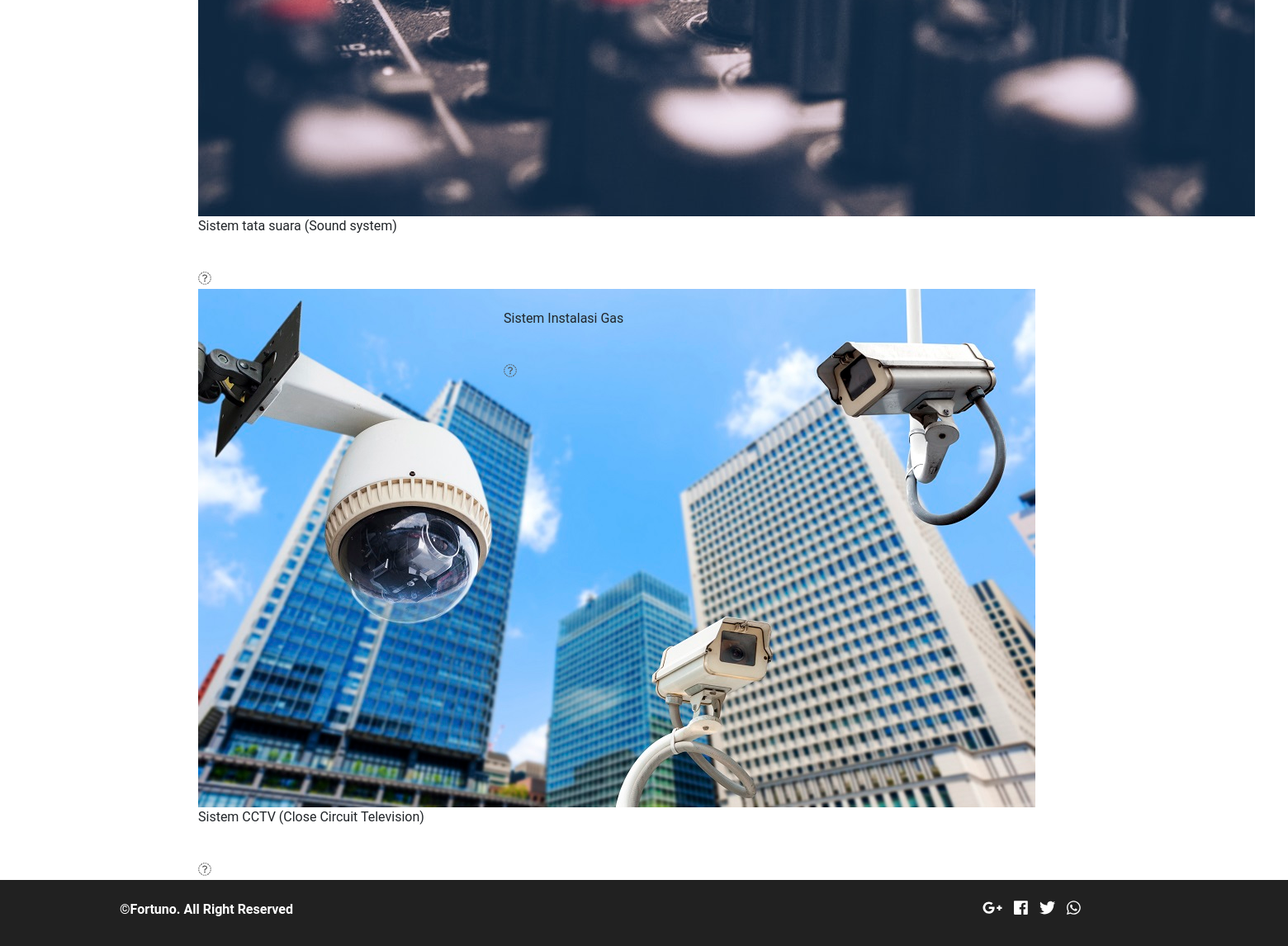
Before: /index.php/service (lower part) with the older database file.
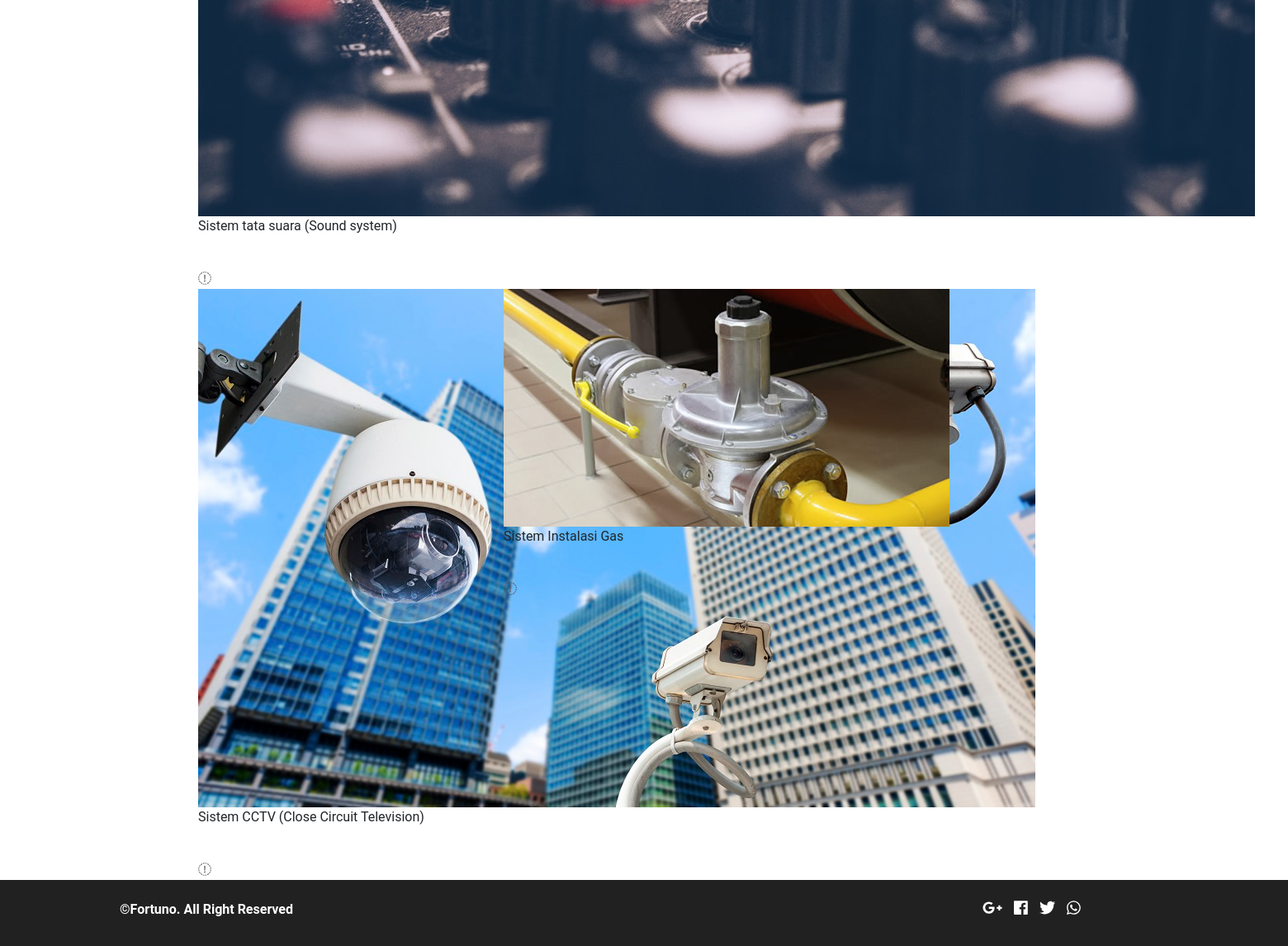
After: the same page with the newer database file.
### tables this page shows
CREATE TABLE `fortu_services` (
  `services_id` int(11) NOT NULL,
  `catservices_id` int(8) NOT NULL,
  `services_name` varchar(255) NOT NULL,
  `services_name_en` varchar(255) NOT NULL,
  `services_desc` text NOT NULL,
  `services_desc_en` text NOT NULL,
  `services_alt` varchar(255) NOT NULL COMMENT 'alt untuk gambar',
  `services_pub` enum('88','99') NOT NULL COMMENT '99 = publish',
  `services_link` varchar(255) NOT NULL
);

CREATE TABLE `fortu_image` (
  `image_id` int(11) NOT NULL,
  `parent_id` int(11) NOT NULL,
  `image_parent_name` varchar(255) NOT NULL,
  `image_name` varchar(255) NOT NULL,
  `image_seq` tinyint(4) NOT NULL
);

### application/views/index.php (called while the page is built)
<?php
$this->load->view('component/top', isset($top) ? $top : 0);
$this->load->view('component/header', isset($header) ? $header : 0);
$this->load->view($content, isset($component) ? $component : 0);
$this->load->view('component/footer');
$this->load->view('component/bottom', isset($bottom) ? $bottom : 0);

### application/controllers/Service.php (called while the page is built, shortened)
<?php
class Service extends Frontend_Controller {
	public function index()
	{
		$this->data['text'] = $this->text_model->get(1);
		$change = array();
		$services = $this->services_model->get();
		$i=0;
		foreach ($services as $service) {
			$select = array('parent_id' => $service->services_id, 'image_parent_name' => 'services');
			$select['image_seq'] = 0;
			$image = $this->image_model->get_by($select, 1, NULL, TRUE);
			$select['image_seq'] = 1;
			$icon = $this->image_model->get_by($select, 1, NULL, TRUE);
			$change[$i] = (object)array(
				'service_name' => $service->services_name,
				'service_desc' => $service->services_desc,
				'service_link' => $service->services_link,
				'service_image'=> $image->image_name,
				'service_icon' => $icon->image_name,
			);
			$i++;
		}
		$this->data['services'] = $change;
		$this->data['content']	= 'pages/service';
		$this->load->view('index', $this->data);
	}
}

### index.php (called while the page is built, shortened)
<?php
require_once BASEPATH.'core/CodeIgniter.php';

### application/core/MY_Model.php (called while the page is built, shortened)
<?php
class MY_Model extends CI_Model
{
	protected $_table_name;
	protected $_order_by;
	protected $_order_by_type;
	protected $_primary_filter = 'intval';
	protected $_primary_key;
	public function get($id = NULL, $single = FALSE)
	{
		if ($id != NULL) {
			$filter = $this->_primary_filter;
			$id = $filter($id);
			$this->db->where($this->_primary_key, $id);
			$method = 'row';
		}
		elseif ($single == TRUE) {
			$method = 'row';
		}
		else {
			$method = 'result';
		}
		if ($this->_order_by_type) {
			$this->db->order_by($this->_order_by, $this->_order_by_type);
		}
		else {
			$this->db->order_by($this->_order_by);
		}
		return $this->db->get('{PRE}'.$this->_table_name)->$method();
	}
	public function get_by($where = NULL, $limit = NULL, $offset = NULL, $single = FALSE, $select = NULL)
	{
		if ($select != NULL) {
			$this->db->select($select);
		}
		if ($where != NULL) {
			$this->db->where($where);
		}
		if (($limit) && ($offset)) {
			$this->db->limit($limit, $offset);
		}
		elseif (($limit)) {
			$this->db->limit($limit);
		}
		return $this->get(NULL, $single);
	}
	public function count($where = NULL)
	{
		if ($where) {
			$this->db->where($where);
		}
		$this->db->from('{PRE}'.$this->_table_name);
		return $this->db->count_all_results();
	}
}

### application/models/Catservices_model.php (called while the page is built, shortened)
<?php
class Catservices_model extends MY_Model
{
	function olahData($categories, $wimage=NULL)
	{
	  $category = array();
	  foreach ($categories as $cat) {
			$this->db->where(array('catservices_id' => $cat->catservices_id, 'services_pub' => '99', 'image_parent_name' => 'services'));
			$this->db->join('{PRE}'.'image', '{PRE}'.'image.parent_id = {PRE}services.services_id');
			$services = $this->db->get('{PRE}services')->result();
	    $serpis = array();
	    foreach ($services as $service) {
	      $serpis[] = (object)array(
	        'services_name' => $service->services_name,
	        'services_name_en' => $service->services_name_en,
	        'services_desc' => $service->services_desc,
	        'services_desc_en' => $service->services_desc_en,
					'services_link' => $service->services_link,
	        'services_img' => $service->image_name
	      );
	    }
	    $category[] = (object)array(
	      'catservice_name' => $cat->catservices_name,
	      'catservice_name_en' => $cat->catservices_name_en,
				'catservice_desc' => $cat->catservices_desc,
	      'catservice_desc_en' => $cat->catservices_desc_en,
				'catservice_icon' => $cat->catservices_icon,
				'catservice_link' => $cat->catservices_link,
	      'services' => $serpis
	      );
	    ($wimage == TRUE) ? $category[0]->catservice_bg = $cat->image_name : '';
	  }
	  return $category;
	}
}

### application/core/MY_Controller.php (called while the page is built, shortened)
<?php
class Frontend_Controller extends MY_Controller
{
	public function __construct()
	{
		$categories = $this->catservices_model->get_by(array('catservices_pub' => '99'));
		$this->data['cat_all'] = $this->catservices_model->olahData($categories, FALSE);
	}
}

### application/views/pages/service.php (the view, shortened to what this page needs)
<section>
  <div class="service">
    <div class="content-service">
      <div class="container">
        <div class="row">
          <?php foreach ($services as $service): ?>
            <div class="col-lg-4">
              <div class="box-service">
                <img src="<?=site_url("uploads/img/services/$service->service_image")?>" alt="">
                <p><?=$service->service_name?></p>
                <div class="icon"><img src="<?=site_url("uploads/img/services/$service->service_icon")?>" alt=""></div>
                <a href="<?=site_url('our-service/'.$service->service_link)?>">
                  <i class="fa fa-long-arrow-right"></i>
                </a>
              </div>
            </div>
          <?php endforeach; ?>
        </div>
      </div>
    </div>
  </div>
</section>

### application/views/component/top.php (shortened to what this page needs)
<!DOCTYPE html>
<html lang="en">
	<head>
		<link rel="stylesheet" href="<?php echo base_url();?>plugins/bootstrap_new/bootstrap.min.css">
		<link rel="stylesheet" href="<?php echo base_url();?>dist/css/fort.style.css">
		<?php if (isset($top)): ?>
			<?php
			switch ($top) {
				case 'services': ?>
				<link rel="stylesheet" href="<?php echo base_url();?>dist/css/fort.style_services.css">
				<?php break;
				case 'portfolio': ?>
				<link rel="stylesheet" href="<?php echo base_url();?>dist/css/fort.style_portfolio.css">
				<?php break;
				case 'search': ?>
				<link rel="stylesheet" href="<?php echo base_url();?>dist/css/fort.style_search.css">
				<?php break;
			}
			 ?>
		<?php else: ?>
			<link rel="stylesheet" href="<?php echo base_url();?>dist/css/fort.style_home.css">
		<?php endif; ?>
	</head>
<body>

### application/views/component/footer.php
<footer><br>
  <div class="row">
    <div class="col-md-1"></div>
    <div class="col-md-8 cwhite">
      <strong>&copy;Fortuno. All Right Reserved</strong>
    </div>
    <div class="col-md-2 cwhite medsos">
      <i class="fab fa-google-plus-g medsos-icon"></i>
      <i class="fab fa-facebook medsos-icon"></i>
      <i class="fab fa-twitter medsos-icon"></i>
      <i class="fab fa-whatsapp medsos-icon"></i>
    </div>
    <div class="col-md-1"></div>
  </div>
</footer>

### application/views/component/bottom.php (shortened to what this page needs)
  </body>
</html>

Changed rows visible on the page:
changed fortu_services "Sistem Instalasi Gas": fortu_image.image_name: picture added
